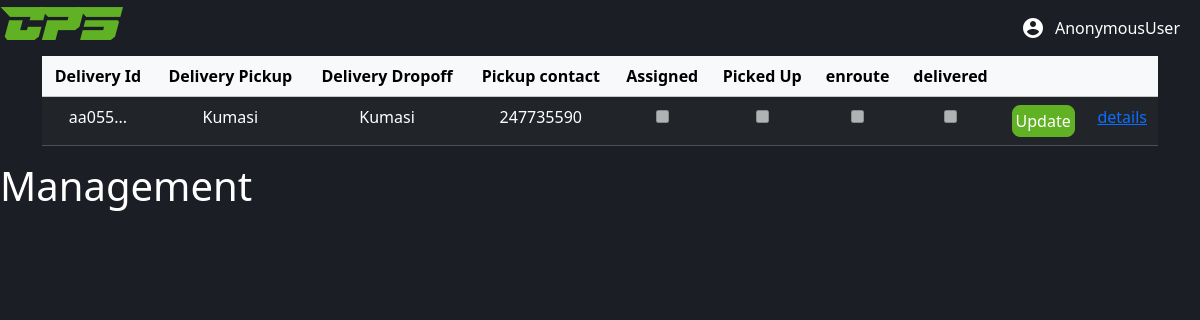
/requestmanagement/, run on an earlier commit of the app's database.
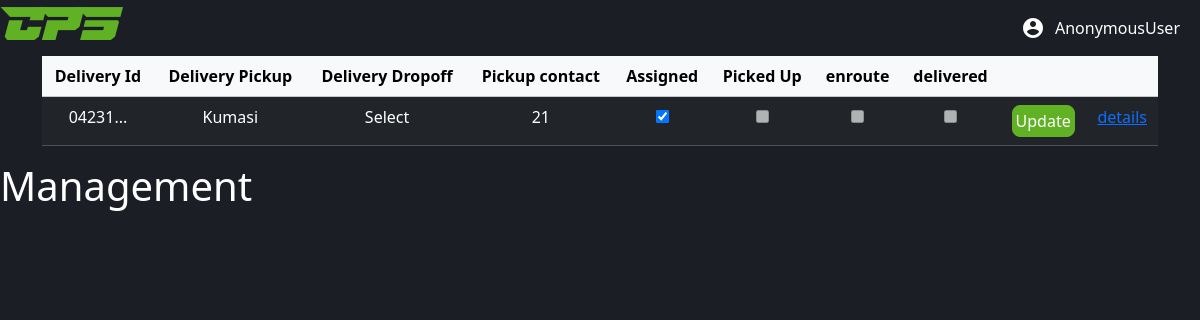
And on a later commit of the database.
### delivery/models.py (models this page shows, shortened)
class DeliveryRequest(models.Model):
    class DeliveryLocations(models.TextChoices):
        Select = 'Select', 'Select'
        KUMASI = 'Kumasi', 'Kumasi'
        CAPE_COAST = 'Cape Coast', 'Cape Coast'
        TAKORADI = 'Takoradi', 'Takoradi'
        KOTORIDUA = 'Kotoridua', 'Kotoridua'
        HO = 'Ho', 'Ho'
        SUNYANI = 'Sunyani', 'Sunyani'
        TARKWA = 'Tarkwa', 'Tarkwa'
        OBUASI = 'Obuasi', 'Obuasi'
        AKOSOMBO = 'Akosombo', 'Akosombo'
        TECHIMAN = 'Techiman', 'Techiman'
        NSAWAM = 'Nsawam', 'Nsawam'
        NKWAKAW = 'Nkwakaw', 'Nkwakaw'
        WINNEBA = 'Winneba', 'Winneba'
        MANKESSIM = 'Mankessim', 'Mankessim'
        SUHUM = 'Suhum', 'Suhum'
        KONONGO = 'Konongo', 'Konongo'
    user = models.ForeignKey(User,on_delete=models.CASCADE,null=True,blank=True)
    unique_id = models.UUIDField(default=uuid.uuid4,editable=False,unique=True)
    orderQuantity = models.PositiveIntegerField()
    pickupNumber = models.PositiveIntegerField()
    deliveryPoint = models.CharField(max_length=10,choices=DeliveryLocations.choices,default=DeliveryLocations.Select)
    dropoffNumber = models.PositiveIntegerField()
    pickupPoint = models.CharField(max_length=10, choices=DeliveryLocations.choices,default=DeliveryLocations.Select)
    productFee = models.FloatField()
    additionalInfo = models.TextField()
    delivered = models.BooleanField(default=False)
    assigned = models.BooleanField(default=False)
    enroute = models.BooleanField(default=False)
    pickedUp = models.BooleanField(default=False)
    rider = models.ForeignKey(Rider,on_delete=models.SET_DEFAULT,related_name='assignments',default=None,null=True,blank=True)

### adminConsole/views.py (the view)
# urls.py: path('requestmanagement/',requestManagementConsole,name='requestManagement'),
def requestManagementConsole(request):
    DeliveryRequests = DeliveryRequest.objects.filter(delivered=False).values()
    print(DeliveryRequests)
    context ={
        'DeliveryRequests':DeliveryRequests,
    }
    return render(request,'html/requestsManagementConsole.html',context)

### adminConsole/templatetags/adminConsole_extras.py (called while the page is built)
@register.filter
def split(arg1,arg2):
    return arg1[0:arg2]

### adminConsole/templates/html/requestsManagementConsole.html (shortened to what this page needs)
{% load static %}
{% load adminConsole_extras %}
<!DOCTYPE html>
<html lang="en">
<head>
    <link href="https://cdn.jsdelivr.net/npm/bootstrap@5.3.3/dist/css/bootstrap.min.css" rel="stylesheet">
</head>
<body>
    <div style="display: flex; justify-content: space-between;">
        <h1 id="CPS" style="margin-right: 20px;">CPS</h1>
        <div style="display: flex; flex-direction: row; align-items: center; gap: 10px; margin-right: 20px;">
            <i class="material-icons" style="color: white;">
            </i>
            <span>{{request.user}}</span>
        </div>
    </div>
    <div class="container">
        <table class="table" >
            <thead class="table-light" style="text-align: center;">
                <th>Delivery Id</th>
                <th>Delivery Pickup</th>
                <th>Delivery Dropoff</th>
                <th>Pickup contact</th>
                <th>Assigned</th>
                <th>Picked Up</th>
                <th>enroute</th>
                <th>delivered</th>
                <th></th>
                <th></th>
            </thead>
            <tbody class="table-dark" style="text-align: center;">
                {% for data in DeliveryRequests %}
                <tr>
                    <td>{{data.unique_id|stringformat:'s'|split:5}}...</td>
                    <td>{{data.pickupPoint}}</td>
                    <td>{{data.deliveryPoint}}</td>
                    <td>{{data.pickupNumber}}</td>
                    <td>
                        {% if data.assigned == False %}
                            <input type="checkbox" name="assigned" disabled>
                        {% else %}
                            <input type="checkbox" name="assigned" checked>
                        {% endif %}
                    </td>
                    <td>
                        {% if data.pickedUp == False %}
                        <input type="checkbox" name="assigned" disabled>
                    {% else %}
                        <input type="checkbox" name="assigned" checked>
                    {% endif %}
                    </td>
                    <td>
                        {% if data.enroute == False %}
                        <input type="checkbox" name="assigned" disabled>
                    {% else %}
                        <input type="checkbox" name="assigned" checked>
                    {% endif %}
                    </td>
                    <td>
                        {% if data.delivered == False %}
                        <input type="checkbox" name="assigned" disabled>
                    {% else %}
                        <input type="checkbox" name="assigned" checked>
                    {% endif %}
                    </td>
                    <td><button style="background-color:#61b124; padding: 3px; border: 1px solid #61b124;
                    border-radius: 0.5rem; color: white;">Update</button></td>
                    <td><a href="{% url 'managementUpdate' data.unique_id %}">details</a></td>
                </tr>
                {% endfor %}
            </tbody>
          </table>
    </div>
</body>
<h1>Management</h1>
</html>

What changed in the data, as far as the page shows it:
removed DeliveryRequest: unique_id|split "aa055", pickupPoint "Kumasi", deliveryPoint "Kumasi", pickupNumber "247735590"
added DeliveryRequest: unique_id|split "04231", pickupPoint "Kumasi", deliveryPoint "Select", pickupNumber "21"
